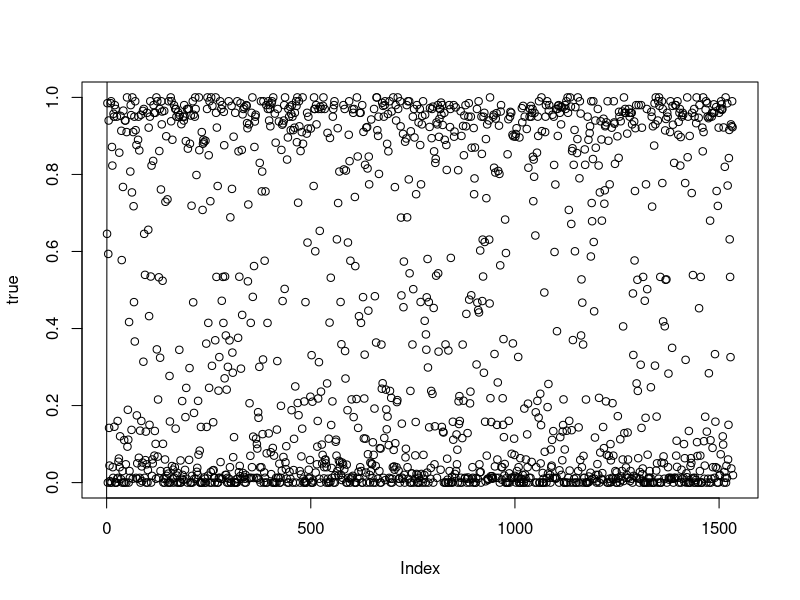
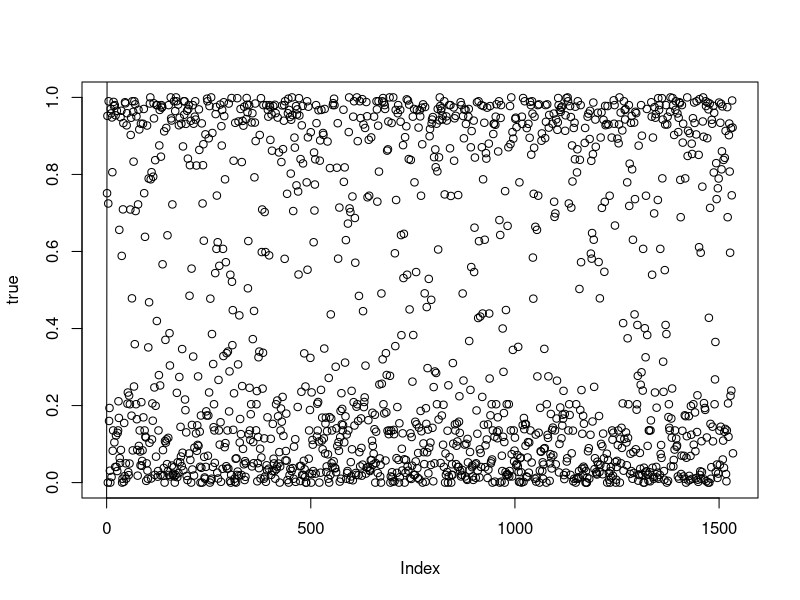

Write the R code that produced these figures, in order.
## ---- chunk 1
knitr::opts_chunk$set(echo = TRUE)
## ---- chunk 2
# read in data
library(randomForest)
train = read.csv("train_stand.csv")
train <- subset(train, select = -c(X))
test = read.csv("test_stand.csv")
test <- subset(test, select = -c(X))
true = test$classes
## ---- chunk 3
# Bagging (Random forests with m=p) and 100 trees
bag.model = randomForest(classes~., data=train,
                           mtry=(ncol(train)-1),importance=TRUE, ntree=100)
summary(bag.model)
## ---- chunk 4
# Prediction on training set for bagging
training_res = predict(bag.model, train)
print("")
## ---- chunk 5
# Prediction on test set for bagging
bag.predicted = predict(bag.model, test)

# Plot prediction performance
plot(bag.predicted, true)
abline (0,1)

# MSE on test set
mean((bag.predicted-true)^2)
## ---- chunk 6
# Random forests with m=sqrt(p) and 100 trees. p=57, let m be 8
RF.model = randomForest(classes~., data=train,
                           mtry=8,importance=TRUE, ntree=100)
summary(RF.model)
## ---- chunk 7
# Prediction on test set
RF.predicted = predict(RF.model, test)

# Plot prediction performance
plot(RF.predicted, true)
abline(0,1)

# MSE on test set
mean((RF.predicted -true)^2)
